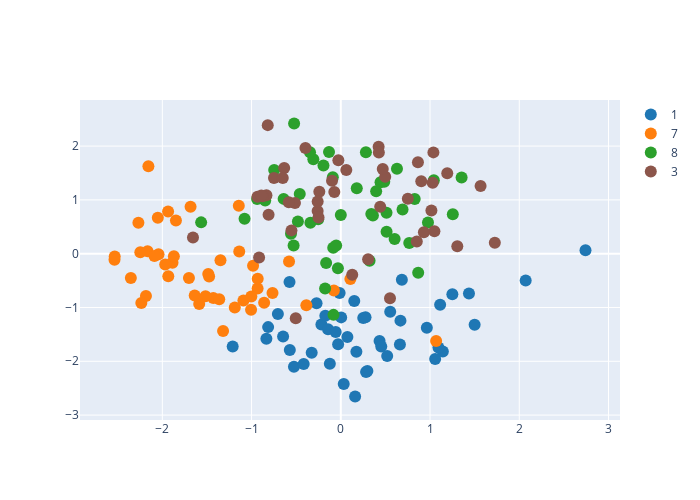

The notebook cell saved with this chart:
### Markdown cell above
##### 2d
---
二次元に分布をさせてみましょう．

---
Let's make a two-dimensional distribution.

---

### Code cell
# ----- adjustable parameters ----- #
target_dims = [0, 1]
# --------------------------------- #

trace = []
for i in range(len(numbers)):
    m = latents[labels==numbers[i]]
    _x = m[:, target_dims[0]] 
    _y = m[:, target_dims[1]]
    trace.append(go.Scatter(x=_x, y=_y, mode="markers", name=f"{numbers[i]}", 
                              marker = dict(size=12, color=colors[i])))
layout = go.Layout(width=700, height=500)    
data = trace
fig = dict(data=data, layout=layout)
iplot(fig)
